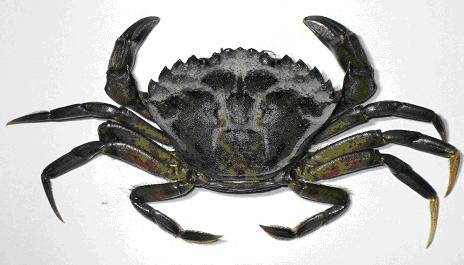
#> input picture crab/images/crab.jpg, 464 x 265 px
$ python main.py ../images/crab.jpg ../images/crab.jpg
#> lines starting #> are read from the running program, lines starting #| are printed output that depends on the picture; after the words box and inside, x2 and y2 are one past the last pixel; in counts of white or black regions, pixels touching at a corner belong together
import sys

import cv2
import numpy as np

# ---------- parameters ----------
MIN_INLIERS = 12
RATIO_TEST = 0.75
RANSAC_THR = 5.0
# --------------------------------


REF_PATH = sys.argv[1]
VIDEO_INPUT_PATH = sys.argv[2]
try:
    VIDEO_INPUT_PATH = int(VIDEO_INPUT_PATH)
except ValueError:
    pass


# Load reference image
ref = cv2.imread(REF_PATH, cv2.IMREAD_COLOR)
#> ref is the input picture: shape (265, 464, 3); mean B, G, R 176.8, 178.7, 179.3
if ref is None:
    print("Could not read reference image.")
    sys.exit(1)

h_ref, w_ref = ref.shape[:2]
#> h_ref = 265; w_ref = 464

# SIFT feature extractor (best simple option)
sift = cv2.SIFT_create()

# Compute reference features once
kp_ref, des_ref = sift.detectAndCompute(ref, None)
#> kp_ref = 629 keypoints; strongest (x, y, size): (118, 106, 2.5), (424, 189, 12.2), (139, 31, 17.1), (141, 197, 15.3)

# Matcher
bf = cv2.BFMatcher(cv2.NORM_L2)

# Webcam
cap = cv2.VideoCapture(VIDEO_INPUT_PATH)
if not cap.isOpened():
    print("Could not open video device.")
    sys.exit(1)

while True:
    ret, frame = cap.read()
    if not ret:
        break

    gray = cv2.cvtColor(frame, cv2.COLOR_BGR2GRAY)
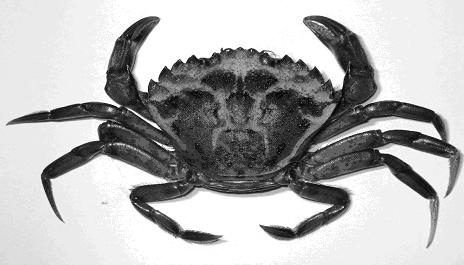
#> gray: shape (265, 464); min 0, max 255, mean 178.7

    # Detect features in frame
    kp_frame, des_frame = sift.detectAndCompute(gray, None)
#> kp_frame has the same summary as kp_ref
    if des_frame is None:
        cv2.imshow("detect", frame)
        if cv2.waitKey(1) == 27:
            break
        continue

    # KNN match
    matches = bf.knnMatch(des_ref, des_frame, k=2)
#> matches = 629 matches

    # Ratio test
    good = []
    for m, n in matches:
        if m.distance < RATIO_TEST * n.distance:
            good.append(m)
#> after the loop, good = 629 matches

    # Need enough matches
    if len(good) >= MIN_INLIERS:
        src = np.float32([kp_ref[m.queryIdx].pt for m in good]).reshape(-1, 1, 2)
#> src = 629 rows, first 8: [8.67, 123.3], [8.67, 123.3], [41.33, 171.2], [42.02, 177.6], [52.54, 170.5], [52.54, 170.5], [52.62, 108.2], [52.72, 111.6]
        dst = np.float32([kp_frame[m.trainIdx].pt for m in good]).reshape(-1, 1, 2)
#> dst has the same summary as src

        # Estimate homography
        H, mask = cv2.findHomography(src, dst, cv2.RANSAC, RANSAC_THR)
#> H = [[1, 2.82e-16, -4.98e-13], [1.25e-15, 1, -2.51e-13], [9.09e-18, -5.06e-19, 1]]; mask = 629 values from 1 to 1
        if H is not None:
            mask = mask.ravel().astype(bool)
            inliers = mask.sum()
#> inliers = 629

            if inliers >= MIN_INLIERS:
                # Map reference corners → frame
                corners = np.float32(
                    [[0, 0], [w_ref, 0], [w_ref, h_ref], [0, h_ref]]
                ).reshape(-1, 1, 2)
#> corners = [[0, 0], [464, 0], [464, 265], [0, 265]]
                projected = cv2.perspectiveTransform(corners, H).astype(int)
#> projected = [[0, 0], [464, 0], [464, 265], [0, 265]]

                # Draw bounding box
                cv2.polylines(frame, [projected.reshape(-1, 2)], True, (0, 255, 0), 3)
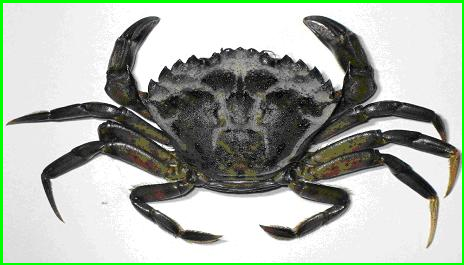
#> frame: shape (265, 464, 3); 2.94% of pixels changed, all inside (x1, y1, x2, y2) = (0, 0, 464, 265)
                cv2.putText(
                    frame,
                    f"inliers: {inliers}",
                    tuple(projected[0, 0]),
                    cv2.FONT_HERSHEY_SIMPLEX,
                    0.7,
                    (0, 255, 0),
                    2,
                )

    cv2.imshow("detect", frame)
    if cv2.waitKey(1) == 27:  # ESC to quit
#> (key Esc is pressed here)
        break

cap.release()
cv2.destroyAllWindows()
